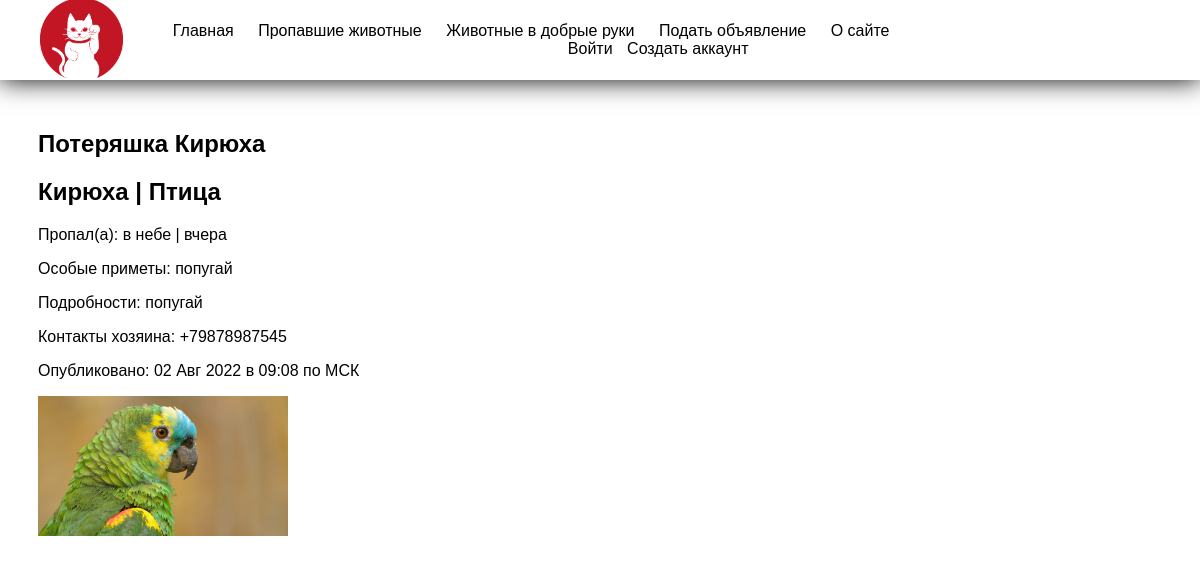
Page /lost_detail/12 on the committed database.
### lost/models.py (models this page shows, shortened)
class LostAnimal(models.Model):  # модель животного-потеряшки
    objects = models.Manager()
    author = models.ForeignKey(User, on_delete=models.PROTECT, verbose_name='Автор', editable=False, null=True)
    name = models.CharField(max_length=200, verbose_name='Кличка')
    type = models.ForeignKey('AnimalType', null=True, on_delete=models.PROTECT, verbose_name='Тип животного')
    photo = models.ImageField(upload_to='photos/%Y-%m-d/', verbose_name='Фото', null=True)
    place = models.CharField(max_length=200, verbose_name='Где пропал(а)')
    time = models.CharField(verbose_name='Когда пропал', blank=True, max_length=200)
    special_signs = models.CharField(max_length=200, verbose_name='Особые приметы', blank=True)
    description = models.TextField(verbose_name='Подробности')
    phoneNumberRegex = RegexValidator(regex=r"^\+?1?\d{8,15}$")  # валидатор для поля номера телефона
    phone_number = models.CharField(validators=[phoneNumberRegex], max_length=12)
    published = models.DateTimeField(verbose_name='Опубликовано', auto_now_add=True)
    class Meta:
        verbose_name = 'Пропавшее животное'
        verbose_name_plural = 'Пропавшие животные'
        ordering = ['-published']

class AnimalType(models.Model):  # возможные типы животных для выбора в 'type' в модели LostAnimal
    objects = models.Manager()
    name = models.CharField(max_length=200, verbose_name='Название', unique=True)
    class Meta:
        verbose_name = 'Тип животного'
        verbose_name_plural = 'Типы животных'
    def __str__(self):
        return self.name

### lost/views.py (the view)
# urls.py: path('lost_detail/<int:pk>', views.LostAnimalDetailView.as_view(), name='lost_detail'),
class LostAnimalDetailView(DetailView):  # страница конкретного объявления по первичному ключу
    model = LostAnimal
    template_name = 'lost/lost_detail.html'
    context_object_name = 'animal'

### templates/lost/lost_detail.html (shortened to what this page needs)
<!DOCTYPE html>
{% extends 'base.html' %}
{% load static %}
{% block css %} {{block.super}}
    <link href="{% static 'lost/css/popap.css' %}" rel="stylesheet"/>
{% endblock css %}
{% block content %}
    <h2>Потеряшка {{animal.name}}</h2>
    <h2>{{animal.name}} | {{animal.type}}</h2>
    <p>Пропал(а): {{animal.place}} | {{animal.time}}</p>
    <p>Особые приметы: {{animal.special_signs}}</p>
    <p>Подробности: {{animal.description}}</p>
    <p>Контакты хозяина: {{animal.phone_number}}</p>
    <p>Опубликовано: {{animal.published|date:"d M Y в H:m по МСК"}}</p>
    <img class="img centered" src="{{animal.photo.url}}" style="width:250px;">
    <br>
    <br>
    <br>
{% endblock content %}

### static/lost/css/base.css (style rules this page uses)
body { height: 125vh; background-image: #ffff; background-size: cover; font-family: sans-serif; margin-top: 80px; padding: 30px; }

### rows in the picture
LostAnimal: name "Кирюха", type "Птица", place "в небе", time "вчера", special_signs "попугай", description "попугай", phone_number "+79878987545", published "02 Авг 2022 в 09:08 по МСК", photo (picture)
